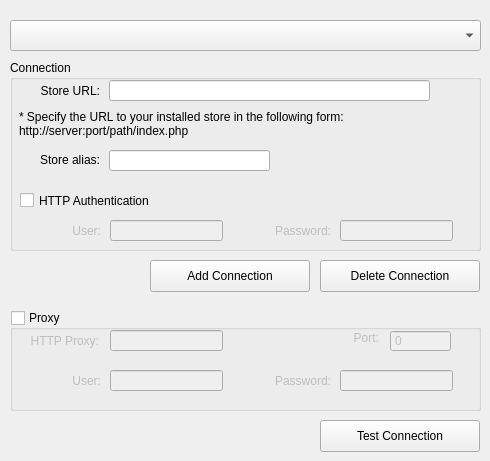
         <widget class="QWidget" name="pageConnection">
          <widget class="QPushButton" name="pbTestConnection">
           <property name="geometry">
            <rect>
             <x>320</x>
             <y>420</y>
             <width>160</width>
             <height>32</height>
            </rect>
           </property>
           <property name="text">
            <string comment="LBL_DLG_SETTINGS_CONN_TEST">Test Connection</string>
           </property>
           <property name="icon">
            <iconset resource="lh3.qrc">
             <normaloff>:/lh3/Resources/refresh.png</normaloff>:/lh3/Resources/refresh.png</iconset>
           </property>
           <property name="iconSize">
            <size>
             <width>16</width>
             <height>16</height>
            </size>
           </property>
           <property name="autoDefault">
            <bool>false</bool>
           </property>
          </widget>
          <widget class="QPushButton" name="pbTestAdd">
           <property name="geometry">
            <rect>
             <x>150</x>
             <y>260</y>
             <width>160</width>
             <height>32</height>
            </rect>
           </property>
           <property name="text">
            <string comment="LBL_DLG_SETTINGS_CONN_ADD">Add Connection</string>
           </property>
           <property name="icon">
            <iconset resource="lh3.qrc">
             <normaloff>:/lh3/Resources/plus.png</normaloff>:/lh3/Resources/plus.png</iconset>
           </property>
           <property name="autoDefault">
            <bool>false</bool>
           </property>
          </widget>
          <widget class="QPushButton" name="pbTestDelete">
           <property name="geometry">
            <rect>
             <x>320</x>
             <y>260</y>
             <width>160</width>
             <height>32</height>
            </rect>
           </property>
           <property name="text">
            <string comment="LBL_DLG_SETTINGS_CONN_DELETE">Delete Connection</string>
           </property>
           <property name="icon">
            <iconset resource="lh3.qrc">
             <normaloff>:/lh3/Resources/minus.png</normaloff>:/lh3/Resources/minus.png</iconset>
           </property>
           <property name="autoDefault">
            <bool>false</bool>
           </property>
          </widget>
          <widget class="QComboBox" name="cbStoreAlias">
           <property name="geometry">
            <rect>
             <x>10</x>
             <y>20</y>
             <width>471</width>
             <height>31</height>
            </rect>
           </property>
           <property name="font">
            <font>
             <pointsize>9</pointsize>
             <weight>75</weight>
             <bold>true</bold>
            </font>
           </property>
           <property name="editable">
            <bool>false</bool>
           </property>
           <property name="duplicatesEnabled">
            <bool>true</bool>
           </property>
          </widget>
          <widget class="QGroupBox" name="groupBox_Proxy">
           <property name="enabled">
            <bool>true</bool>
           </property>
           <property name="geometry">
            <rect>
             <x>10</x>
             <y>310</y>
             <width>471</width>
             <height>101</height>
            </rect>
           </property>
           <property name="title">
            <string comment="LBL_DLG_SETTINGS_CONN_PROXY">Proxy</string>
           </property>
           <property name="flat">
            <bool>false</bool>
           </property>
           <property name="checkable">
            <bool>true</bool>
           </property>
           <property name="checked">
            <bool>false</bool>
           </property>
           <widget class="QWidget" name="widgetDummy2" native="true">
            <property name="geometry">
             <rect>
              <x>10</x>
              <y>20</y>
              <width>451</width>
              <height>71</height>
             </rect>
            </property>
            <widget class="QLabel" name="label_4">
             <property name="geometry">
              <rect>
               <x>-2</x>
               <y>0</y>
               <width>81</width>
               <height>21</height>
              </rect>
             </property>
             <property name="text">
              <string comment="LBL_DLG_SETTINGS_CONN_ADDR">HTTP Proxy:</string>
             </property>
             <property name="alignment">
              <set>Qt::AlignRight|Qt::AlignTrailing|Qt::AlignVCenter</set>
             </property>
            </widget>
            <widget class="QLineEdit" name="leProxyPassword">
             <property name="geometry">
              <rect>
               <x>320</x>
               <y>40</y>
               <width>113</width>
               <height>21</height>
              </rect>
             </property>
             <property name="echoMode">
              <enum>QLineEdit::Password</enum>
             </property>
            </widget>
            <widget class="QLabel" name="label_5">
             <property name="geometry">
              <rect>
               <x>0</x>
               <y>40</y>
               <width>81</width>
               <height>21</height>
              </rect>
             </property>
             <property name="text">
              <string comment="LBL_DLG_SETTINGS_CONN_USER">User:</string>
             </property>
             <property name="alignment">
              <set>Qt::AlignRight|Qt::AlignTrailing|Qt::AlignVCenter</set>
             </property>
            </widget>
            <widget class="QLabel" name="label_7">
             <property name="geometry">
              <rect>
               <x>318</x>
               <y>0</y>
               <width>41</width>
               <height>16</height>
              </rect>
             </property>
             <property name="text">
              <string comment="LBL_DLG_SETTINGS_CONN_PORT">Port:</string>
             </property>
             <property name="alignment">
              <set>Qt::AlignRight|Qt::AlignTrailing|Qt::AlignVCenter</set>
             </property>
            </widget>
            <widget class="QLabel" name="label_6">
             <property name="geometry">
              <rect>
               <x>240</x>
               <y>40</y>
               <width>71</width>
               <height>21</height>
              </rect>
             </property>
             <property name="text">
              <string comment="LBL_DLG_SETTINGS_CONN_PASS">Password:</string>
             </property>
             <property name="alignment">
              <set>Qt::AlignRight|Qt::AlignTrailing|Qt::AlignVCenter</set>
             </property>
            </widget>
            <widget class="QLineEdit" name="leProxyUser">
             <property name="geometry">
              <rect>
               <x>90</x>
               <y>40</y>
               <width>113</width>
               <height>21</height>
              </rect>
             </property>
            </widget>
            <widget class="QSpinBox" name="leProxyPort">
             <property name="geometry">
              <rect>
               <x>370</x>
               <y>0</y>
               <width>61</width>
               <height>22</height>
              </rect>
             </property>
             <property name="wrapping">
              <bool>false</bool>
             </property>
             <property name="frame">
              <bool>true</bool>
             </property>
             <property name="buttonSymbols">
              <enum>QAbstractSpinBox::NoButtons</enum>
             </property>
             <property name="keyboardTracking">
              <bool>true</bool>
             </property>
             <property name="maximum">
              <number>65536</number>
             </property>
             <property name="value">
              <number>0</number>
             </property>
            </widget>
            <widget class="QLineEdit" name="leProxyUrl">
             <property name="geometry">
              <rect>
               <x>90</x>
               <y>0</y>
               <width>113</width>
               <height>21</height>
              </rect>
             </property>
            </widget>
           </widget>
          </widget>
          <widget class="QGroupBox" name="connGroupBox">
           <property name="geometry">
            <rect>
             <x>10</x>
             <y>60</y>
             <width>471</width>
             <height>191</height>
            </rect>
           </property>
           <property name="title">
            <string comment="LBL_DLG_SETTINGS_CONN_CONNECTION">Connection</string>
           </property>
           <widget class="QCheckBox" name="cbUseAuth">
            <property name="geometry">
             <rect>
              <x>10</x>
              <y>130</y>
              <width>451</width>
              <height>21</height>
             </rect>
            </property>
            <property name="text">
             <string comment="LBL_DLG_SETTINGS_CONN_HTTP_AUTH">HTTP Authentication</string>
            </property>
           </widget>
           <widget class="QWidget" name="widget" native="true">
            <property name="enabled">
             <bool>false</bool>
            </property>
            <property name="geometry">
             <rect>
              <x>10</x>
              <y>150</y>
              <width>451</width>
              <height>41</height>
             </rect>
            </property>
            <widget class="QLineEdit" name="leAuthPassword">
             <property name="geometry">
              <rect>
               <x>320</x>
               <y>10</y>
               <width>113</width>
               <height>21</height>
              </rect>
             </property>
             <property name="echoMode">
              <enum>QLineEdit::Password</enum>
             </property>
            </widget>
            <widget class="QLabel" name="label_9">
             <property name="geometry">
              <rect>
               <x>230</x>
               <y>10</y>
               <width>81</width>
               <height>21</height>
              </rect>
             </property>
             <property name="text">
              <string comment="LBL_DLG_SETTINGS_CONN_HTTP_PASS">Password:</string>
             </property>
             <property name="alignment">
              <set>Qt::AlignRight|Qt::AlignTrailing|Qt::AlignVCenter</set>
             </property>
            </widget>
            <widget class="QLineEdit" name="leAuthUser">
             <property name="geometry">
              <rect>
               <x>90</x>
               <y>10</y>
               <width>113</width>
               <height>21</height>
              </rect>
             </property>
            </widget>
            <widget class="QLabel" name="label_8">
             <property name="geometry">
              <rect>
               <x>10</x>
               <y>10</y>
               <width>71</width>
               <height>21</height>
              </rect>
             </property>
             <property name="text">
              <string comment="LBL_DLG_SETTINGS_CONN_HTTP_NAME">User:</string>
             </property>
             <property name="alignment">
              <set>Qt::AlignRight|Qt::AlignTrailing|Qt::AlignVCenter</set>
             </property>
            </widget>
           </widget>
           <widget class="QWidget" name="widgetDummy1" native="true">
            <property name="geometry">
             <rect>
              <x>9</x>
              <y>20</y>
              <width>451</width>
              <height>101</height>
             </rect>
            </property>
            <widget class="QLabel" name="label_3">
             <property name="geometry">
              <rect>
               <x>0</x>
               <y>70</y>
               <width>81</width>
               <height>20</height>
              </rect>
             </property>
             <property name="text">
              <string comment="LBL_DLG_SETTINGS_CONN_STORE_ALIAS">Store alias:</string>
             </property>
             <property name="alignment">
              <set>Qt::AlignRight|Qt::AlignTrailing|Qt::AlignVCenter</set>
             </property>
            </widget>
            <widget class="QLineEdit" name="leStoreAlias">
             <property name="geometry">
              <rect>
               <x>90</x>
               <y>70</y>
               <width>161</width>
               <height>21</height>
              </rect>
             </property>
            </widget>
            <widget class="QLabel" name="label_2">
             <property name="geometry">
              <rect>
               <x>0</x>
               <y>30</y>
               <width>421</width>
               <height>31</height>
              </rect>
             </property>
             <property name="text">
              <string comment="LBL_DLG_SETTINGS_CONN_LABEL1">* Specify the URL to your installed store in the following form:
http://server:port/path/index.php</string>
             </property>
             <property name="alignment">
              <set>Qt::AlignLeading|Qt::AlignLeft|Qt::AlignTop</set>
             </property>
             <property name="wordWrap">
              <bool>true</bool>
             </property>
            </widget>
            <widget class="QLineEdit" name="leStoreUrl">
             <property name="geometry">
              <rect>
               <x>90</x>
               <y>0</y>
               <width>321</width>
               <height>21</height>
              </rect>
             </property>
            </widget>
            <widget class="QLabel" name="label">
             <property name="geometry">
              <rect>
               <x>0</x>
               <y>0</y>
               <width>81</width>
               <height>21</height>
              </rect>
             </property>
             <property name="text">
              <string comment="LBL_DLG_SETTINGS_CONN_STORE_URL">Store URL:</string>
             </property>
             <property name="alignment">
              <set>Qt::AlignRight|Qt::AlignTrailing|Qt::AlignVCenter</set>
             </property>
            </widget>
           </widget>
          </widget>
         </widget>
